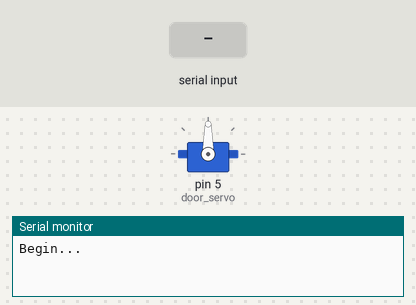
Bench run of a sketch on a simulated Arduino Uno, built with avr-gcc and run on an emulated ATmega328P. On the bench: servo, the last lines printed to the serial monitor. The inputs (shaded band) are chosen by the test bench.

Above: at 1.2 s.
1.3 s: "openqwf" received over the second serial link
At 3.6 s:
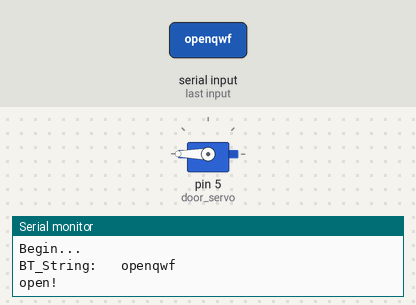
Timing chart, 0 to 5.1 s (numbered marks = the images above; inputs shaded):
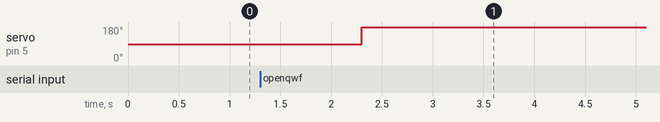

The sketch:

bluetooth_opendoor.ino
```cpp
#include <SoftwareSerial.h>
#include <Servo.h>

const int BT_TX = 9;
const int BT_RX = 10;

SoftwareSerial BT_Serial(BT_TX, BT_RX);
Servo door_servo;

void setup() {
  BT_Serial.begin(9600);
  Serial.begin(4800);
  door_servo.attach(5);
  pinMode(5, INPUT);
  Serial.println("Begin...");
}

void loop() {
  String BT_String;
  if (BT_Serial.available()) {
    BT_String = BT_Serial.readString();
    Serial.print("BT_String: \t");
    Serial.println(BT_String);
    if (BT_String == "openqwf") {
      Serial.println("open!");
      door_servo.attach(5);
      door_servo.write(180);
      delay(8000);
      pinMode(5, INPUT);
    }
    if (BT_String == "closeqwf") {
      Serial.println("close!");
      door_servo.attach(5);
      door_servo.write(0);
      delay(5000);
      pinMode(5, INPUT);
    }
  }
}
```

Measured:
- after the input at 1.3 s, servo on pin 5 (door_servo): 90° → 180° after 1.0 s
